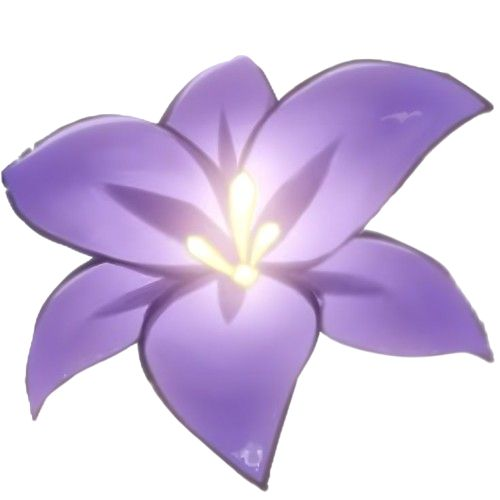
#> input picture nightshade.png, 500 x 500 px
$ python flower.py
#> lines starting #> are read from the running program, lines starting #| are printed output that depends on the picture
import cv2
import os

img = cv2.imread("nightshade.png", cv2.IMREAD_COLOR)
#> img is the input picture: shape (500, 500, 3); mean B, G, R 228.5, 199.5, 214.5
cv2.imshow("Colored Flower", img)

path = "C:/Users/Hp/OneDrive/Desktop"
img2 = cv2.imread("nightshade.png", 0) # 0 is grayscale
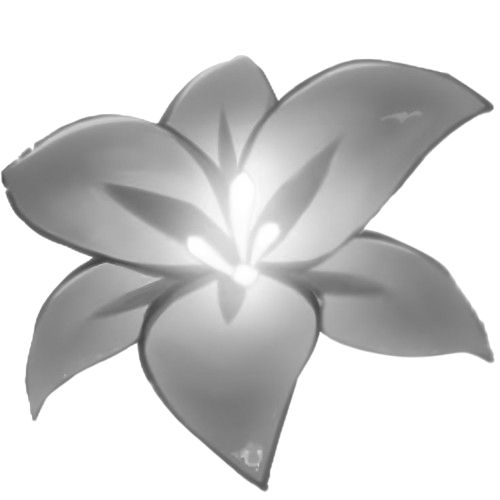
#> img2: shape (500, 500); min 63, max 255, mean 207.3
cv2.imshow("NS as BNW", img2)
cv2.waitKey(0)
cv2.imwrite("NightshadeBW.png", img2) #saving
img3 = cv2.imread("NightshadeBW.png", 0)
cv2.imshow("Nightshade latest", img3)
cv2.waitKey(0)
cv2.destroyAllWindows()
